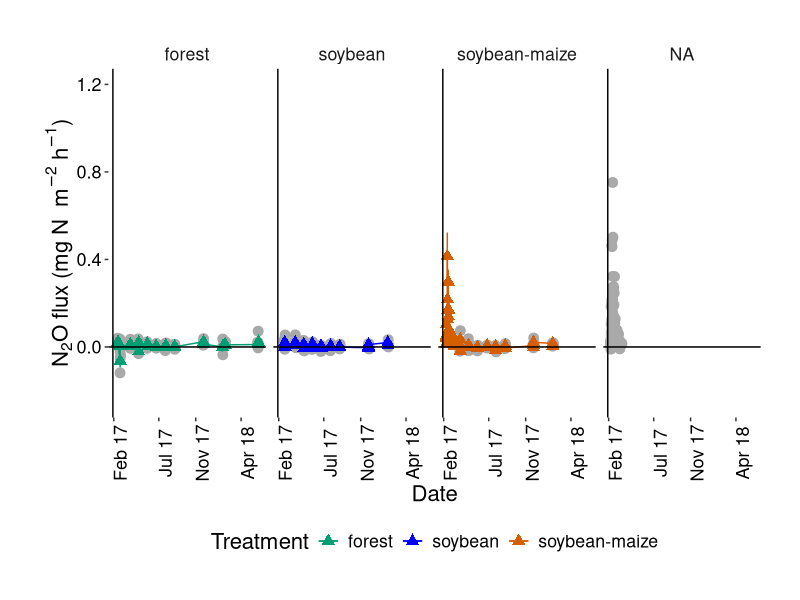
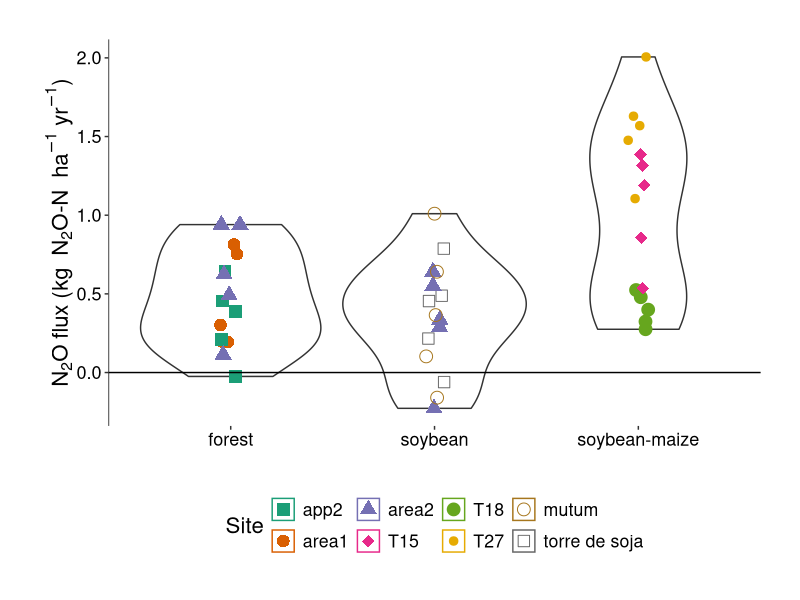

Source code (R) for these figures, in order:
#This code corresponds to the following publication
#Nitric and nitrous oxide fluxes from intensifying crop agriculture in the
#seasonally dry tropical Amazon-Cerrado border region
#Alexandra M. Huddell, Christopher Neill, Leonardo Maracahipes-Santos,
#Carlos Eduardo Pellegrino Cerri, and Duncan N. L. Menge

setwd("")

library(tidyverse)
library(ggplot2)
library(pracma)
library(lme4)
library(lmerTest)
library(emmeans)

dat <- read.csv("N2O_flux_summary_11.12.19.csv")
precip <- read.csv("Rainfall_Estacao_Darro_2013_2019.csv")


## summarizing data by treatment, site, and day post fertilizer
dat <- tbl_df(dat)
treat_day_site_N2O <-
  dat %>%
  filter(LU == 1) %>%
  filter(treatment != "harvest" & treatment != "planted") %>%
  select(day, month, year, site, treatment, chamber, N2O_mg_N_m2_h) %>%
  group_by(treatment, site, day, month, year) %>%
  summarise(
    n = n(),
    mean_N2O_mg_N_m2_h = mean(N2O_mg_N_m2_h, na.rm = T),
    sd = sd(N2O_mg_N_m2_h, na.rm = T)
  )

treat_day_site_N2O_all <-
  dat %>%
  filter(LU == 1) %>%
  filter(treatment != "harvest" & treatment != "planted")

#organizing treatment levels
treat_day_site_N2O$treatment <-
  as.character(treat_day_site_N2O$treatment)
treat_day_site_N2O$treatment <-
  as.factor(treat_day_site_N2O$treatment)
levels(treat_day_site_N2O$treatment)

treat_day_site_N2O$site <- as.character(treat_day_site_N2O$site)
treat_day_site_N2O$site <- as.factor(treat_day_site_N2O$site)
levels(treat_day_site_N2O$site)

#calculate standard errors
treat_day_site_N2O$SE <-
  treat_day_site_N2O$sd / sqrt(treat_day_site_N2O$n)
treat_day_site_N2O$SE[is.na(treat_day_site_N2O$SE)] <-
  0 #replacing NAs with 0
treat_day_site_N2O$SE

levels(treat_day_site_N2O$treatment)
levels(treat_day_site_N2O$site)

# convert date info in format 'mm/dd/yyyy'
treat_day_site_N2O$date <-
  paste(
    as.character(treat_day_site_N2O$month),
    as.character(treat_day_site_N2O$day),
    as.character(treat_day_site_N2O$year),
    sep = "/"
  )
treat_day_site_N2O$date
treat_day_site_N2O$date <-
  as.Date(treat_day_site_N2O$date, "%m/%d/%Y")

# convert date info in format 'mm/dd/yyyy'
treat_day_site_N2O_all$date <-
  paste(
    as.character(treat_day_site_N2O_all$month),
    as.character(treat_day_site_N2O_all$day),
    as.character(treat_day_site_N2O_all$year),
    sep = "/"
  )
treat_day_site_N2O_all$date
treat_day_site_N2O_all$date <-
  as.Date(treat_day_site_N2O_all$date, "%m/%d/%Y")

#formatting precipitation data
precip$Date <- as.Date(precip$Date, "%m/%d/%Y")

precip_summary <- precip %>%
  group_by(Date) %>%
  summarise(precip_mm = sum(ppt_cor)) %>%
  filter(Date >= "2017-02-08" & Date <= "2018-05-29")


# flux by day and treatment plot ------------------------------------------

#theme for plots
theme_default <- function(axis_text_size = 13) {
  theme(
    text = element_text(size = 16, colour = "black"),
    plot.title = element_text(size = 16, hjust = 0.5),
    axis.text.x = element_text(size = axis_text_size, colour = "black"),
    axis.text.y = element_text(size = axis_text_size, colour = "black"),
    axis.title.y = element_text(angle = 90, vjust = 0),
    plot.margin = unit(c(1, 1, 1, 1), "cm"),
    panel.background = element_rect(fill = "white", color = "white"),
    legend.position = "none"
  )
}

#the within treat/day error is less than across measurement, so
#this is the plot we'll include with day/treatment combination summarized
#and faceted by treatment
cbPalette <-
  c("#009E73", "#56B4E9", "#D55E00", "#F0E442", "#0072B2") #"#CC79A7","#E69F00"

levels(treat_day_site_N2O$treatment)
levels(treat_day_site_N2O$treatment)[levels(treat_day_site_N2O$treatment) ==
                                       "80"] <- "maize"
levels(treat_day_site_N2O_all$treatment)
levels(treat_day_site_N2O_all$treatment)[levels(treat_day_site_N2O_all$treatment) ==
                                           "80"] <- "maize"

treat_day_site_N2O$treatment <-
  ordered(treat_day_site_N2O$treatment,
          levels = c("forest",  "soy", "maize"))

treat_day_site_N2O_all$treatment <-
  ordered(treat_day_site_N2O_all$treatment,
          levels = c("forest",  "soy", "maize"))


# facet label names
labs <- c("forest",  "soybean", "soybean-maize")
names(labs) <- c("forest",  "soy", "maize")

LU_N2O_plot <-
  ggplot() +
  geom_jitter(
    data = treat_day_site_N2O_all,
    aes(x = date, y = N2O_mg_N_m2_h),
    size = 3,
    width = 2,
    color = "darkgrey"
  ) +
  geom_point(
    data = treat_day_site_N2O,
    aes(x = date, y = mean_N2O_mg_N_m2_h,
        colour = treatment),
    shape = 17,
    size = 3
  ) +
  geom_line(data = treat_day_site_N2O, aes(
    x = date,
    y = mean_N2O_mg_N_m2_h,
    colour = factor(treatment)
  )) +
  geom_errorbar(
    data = treat_day_site_N2O,
    aes(
      x = date,
      ymax = mean_N2O_mg_N_m2_h + treat_day_site_N2O$SE,
      ymin = mean_N2O_mg_N_m2_h - treat_day_site_N2O$SE,
      colour = factor(treatment)
    ),
    na.rm = FALSE
  ) +
  ylab(expression(paste(
    N[2], "O flux (mg N ", " ", m ^ -2, " ",
    h ^ -1, ')', sep = ""
  ))) +
  xlab("Date") +
  theme_default() +
  geom_vline(data = treat_day_site_N2O,
             xintercept = min(treat_day_site_N2O$date) - 10) +
  geom_hline(data = treat_day_site_N2O, yintercept = 0) +
  ylim(-.25, 1.2) +
  scale_color_manual(
    name = "Treatment",
    values = c(cbPalette[1],  "blue", cbPalette[3]),
    breaks = c("forest", "soy", "maize"),
    labels = c("forest",  "soybean", "soybean-maize")
  ) +
  theme(legend.position = "bottom", legend.key = element_blank())  +
  facet_grid(~ treatment, labeller = labeller(treatment = labs)) +
  theme(strip.background = element_rect(fill = "white")) +
  theme(axis.text.x = element_text(angle = 90)) +
  scale_x_date(breaks = as.Date(c(
    "2017-02-01", "2017-07-01",
    "2017-11-01",
    "2018-04-01"
  )),
  labels = c("Feb 17", "Jul 17", "Nov 17",
             "Apr 18"))

LU_N2O_plot


#linear mixed effects model on N2O fluxes ~ treatment and date
treat_day_site_N2O$treatment = factor(treat_day_site_N2O$treatment)
treat_day_site_N2O$date = factor(treat_day_site_N2O$date)
treat_day_site_N2O$site = factor(treat_day_site_N2O$site)

model = lmer(mean_N2O_mg_N_m2_h ~ treatment + date + (1 |
                                                        site), data = treat_day_site_N2O)
anova(model)  #date is significant, not treatment
lmerTest::rand(model)   #random effects  significant


#precipitation plot
precip_plot <- ggplot(data = precip_summary, aes(x = (Date),
                                                 y = precip_mm)) +
  geom_col(alpha = .8) +
  ylab("Precipitation (mm)") +
  xlab(" ") +
  theme_default() +
  theme(axis.text.x = element_text(angle = 90)) +
  geom_vline(xintercept = min(precip_summary$Date) - 10) +
  geom_hline(yintercept = 0)



# Calculating and plotting monthly fluxes -------------------------------------------------------------

#excluding harvest and planting treatments
dat <-
  filter(dat, LU == 1 &
           treatment != "planted" & treatment != "harvest")
dat <- filter(dat, site != "planted" & treatment != "harvest")

#removing those levels from treatment and site
dat$treatment <- as.character(dat$treatment)
dat$treatment <- as.factor(dat$treatment)
levels(dat$treatment)[levels(dat$treatment) == "80"] <- "maize"
levels(dat$treatment)


dat$site <- as.character(dat$site)
dat$site <- as.factor(dat$site)
levels(dat$site)

#converting dates to julian days then adds 365 to days in 2018 so they're chronological
# convert date info in format 'mm/dd/yyyy'
dat$date <- paste(as.character(dat$month),
                  as.character(dat$day),
                  as.character(dat$year),
                  sep = "/")
dat$date <- as.Date(dat$date, "%m/%d/%Y")

dat$j_day_raw <- as.numeric(format(as.Date(dat$date), "%j"))

as_tibble(dat)

#group by treatment, site, and day and then sample the fluxes randomly
chamb_lengths <- dat %>%
  group_by(site, treatment, j_day_raw) %>%
  mutate(unique_ID = paste0(site, treatment, j_day_raw)) %>%
  mutate(n_chamb = n()) #recording # of unique chambers per treatment/site/day combination

#bootstrapping distributions of fluxes from each unique treatment, site, and sampling date to compile 5 flux observations for each sample event
set.seed(100)
sample_fluxes = NULL
flux_row_list <- list()
chamber_number <- 0
for (i in unique(chamb_lengths$unique_ID)) {
  chamber_number <- chamber_number + 1
  message(paste0("Chamber number:", chamber_number))
  tempdf = chamb_lengths[which(chamb_lengths$unique_ID == i),]
  site = rep(tempdf$site[1], 5)
  treatment = rep(tempdf$treatment[1], 5)
  julian_day = rep(tempdf$j_day_raw[1], 5)
  replicate = c("a", "b", "c", "d", "e")
  
  
  if (tempdf$n_chamb[1] == 5) {
    print(paste("At", i, ": 5 chambers"))
    flux_pool = sample_n(as.data.frame(tempdf$N2O_mg_N_m2_h), 5, replace =
                           F)
  } else if (tempdf$n_chamb[1] == 4) {
    print(paste("At", i, ": 4 chambers"))
    flux_pool = c(sample_n(as.data.frame(tempdf$N2O_mg_N_m2_h), 4, replace =
                             F),
                  sample_n(as.data.frame(tempdf$N2O_mg_N_m2_h), 1, replace =
                             F))
  } else if (tempdf$n_chamb[1] == 3) {
    print(paste("At", i, ": 3 chambers"))
    flux_pool = c(sample_n(as.data.frame(tempdf$N2O_mg_N_m2_h), 3, replace =
                             F),
                  sample_n(as.data.frame(tempdf$N2O_mg_N_m2_h), 2, replace =
                             F))
  } else if (tempdf$n_chamb[1] == 2) {
    print(paste("At", i, ": 2 chambers"))
    flux_pool = c(
      sample_n(as.data.frame(tempdf$N2O_mg_N_m2_h), 2, replace = F),
      sample_n(as.data.frame(tempdf$N2O_mg_N_m2_h), 2, replace =
                 F),
      sample_n(as.data.frame(tempdf$N2O_mg_N_m2_h), 1, replace =
                 F)
    )
  }
  
  #creating randomly sampled pools of 5 flux measurements with some repetition for those with n<5
  flux_pool = unname(unlist(flux_pool))
  
  #saving outputs
  flux_row <-
    data.frame(
      site = factor(
        x = site,
        levels = c(
          "app2",
          "area1",
          "area2",
          "mutum",
          "T15",
          "T18",
          "T27",
          "torre de soja"
        )
      ),
      treatment = factor(x = treatment, levels = c("forest", "maize", "soy")),
      julian_day = julian_day,
      replicate = replicate,
      flux = flux_pool
    )
  
  flux_row_list[[i]] <- flux_row
}

sample_fluxes <- as_tibble(bind_rows(flux_row_list))
sample_fluxes

#Now sampling each replicate/treatment/site combination and summing up cumulative flux
sample_fluxes$unique_ID <-
  paste0(sample_fluxes$site,
         sample_fluxes$treatment,
         sample_fluxes$replicate)

cumflux_row_list <- list()

for (i in unique(sample_fluxes$unique_ID)) {
  tempdf = filter(sample_fluxes, unique_ID == i) #subset each replicate by site and treatment
  tempdf <- tempdf[order(tempdf$julian_day),]
  cumflux = trapz(tempdf$julian_day, (tempdf$flux * 24))#multiply 24 h/d
  
  first_day = min(tempdf$julian_day)
  last_day = max(tempdf$julian_day)
  total_days = (last_day - first_day)
  
  #saving outputs
  cum_flux_row <-
    data.frame(
      site = factor(
        x = tempdf$site[1],
        levels = c(
          "app2",
          "area1",
          "area2",
          "mutum",
          "T15",
          "T18",
          "T27",
          "torre de soja"
        )
      ),
      treatment = factor(
        x = tempdf$treatment[1],
        levels = c("forest", "maize", "soy")
      ),
      replicate = tempdf$replicate[1],
      cumflux = cumflux,
      total_days = total_days[1]
    )
  
  cumflux_row_list[[i]] <- cum_flux_row
}


cumulative_fluxes <- as_tibble(bind_rows(cumflux_row_list))
cumulative_fluxes

#calculate annual cumulative fluxes of N2O-N per hectare
cumulative_fluxes$kg_N2O_N_ha <-
  cumulative_fluxes$cumflux / 10 ^ 2 *
  365 / cumulative_fluxes$total_days #converts from mg N/m2/day to kg N/ha/year


# cumulative fluxes plots and stats ---------------------------------------

cumulative_N2O_fluxes <- cumulative_fluxes

#linear mixed effects model on cumulative fluxes ~ treatment
cumulative_N2O_fluxes$treatment = factor(cumulative_N2O_fluxes$treatment)

model2 = lmer(kg_N2O_N_ha ~ treatment + (1 |
                                           site), data = cumulative_N2O_fluxes)
anova(model2)  #date is significant, not treatment
emmeans(model2, specs = pairwise ~  "treatment")#post hoc test

#values for table s2
cumulative_fluxes %>%
  group_by(treatment) %>%
  summarise(mean = mean(kg_N2O_N_ha),
            SE = sd(kg_N2O_N_ha) / sqrt(15))

#levels order
cumulative_N2O_fluxes$site <- factor(
  cumulative_N2O_fluxes$site,
  levels = c(
    "app2",
    "area1",
    "area2",
    "T15",
    "T18",
    "T27",
    "mutum",
    "torre de soja"
  )
)

#reordering treatments
cumulative_N2O_fluxes$treatment <-
  ordered(cumulative_N2O_fluxes$treatment,
          levels = c("forest",  "soy", "maize"))

#plotting annual fluxes
annual_N2O_plot <-
  ggplot(data = cumulative_N2O_fluxes,
         aes(
           x = treatment,
           y = kg_N2O_N_ha,
           color = site,
           shape = site,
           group = treatment
         ),
  ) +
  geom_violin() +
  geom_jitter(size = 4, width = .05) +
  scale_shape_manual(name = "Site", values = (15:27)) +
  geom_hline(yintercept = 0) +
  geom_vline(xintercept = 0.4) +
  #geom_segment(aes(x=0.1,xend=0.1,y=-5,yend=5), colour="black") +
  #geom_segment(aes(x=0,xend=3.5,y=0,yend=0),colour="black") +
  ylab(expression(
    paste(N[2], "O flux (kg ",  ~ N[2], "O-N ", " ", ha ^ -1, " ",
          yr ^ -1, ')', sep = "")
  )) +
  xlab(" ") +
  scale_color_manual(name = "Site", values = RColorBrewer::brewer.pal(8, 'Dark2')) +
  theme_default() +
  theme(legend.position = "bottom", legend.key = element_blank()) +
  scale_x_discrete(labels = c("forest",  "soybean", "soybean-maize"))

annual_N2O_plot
